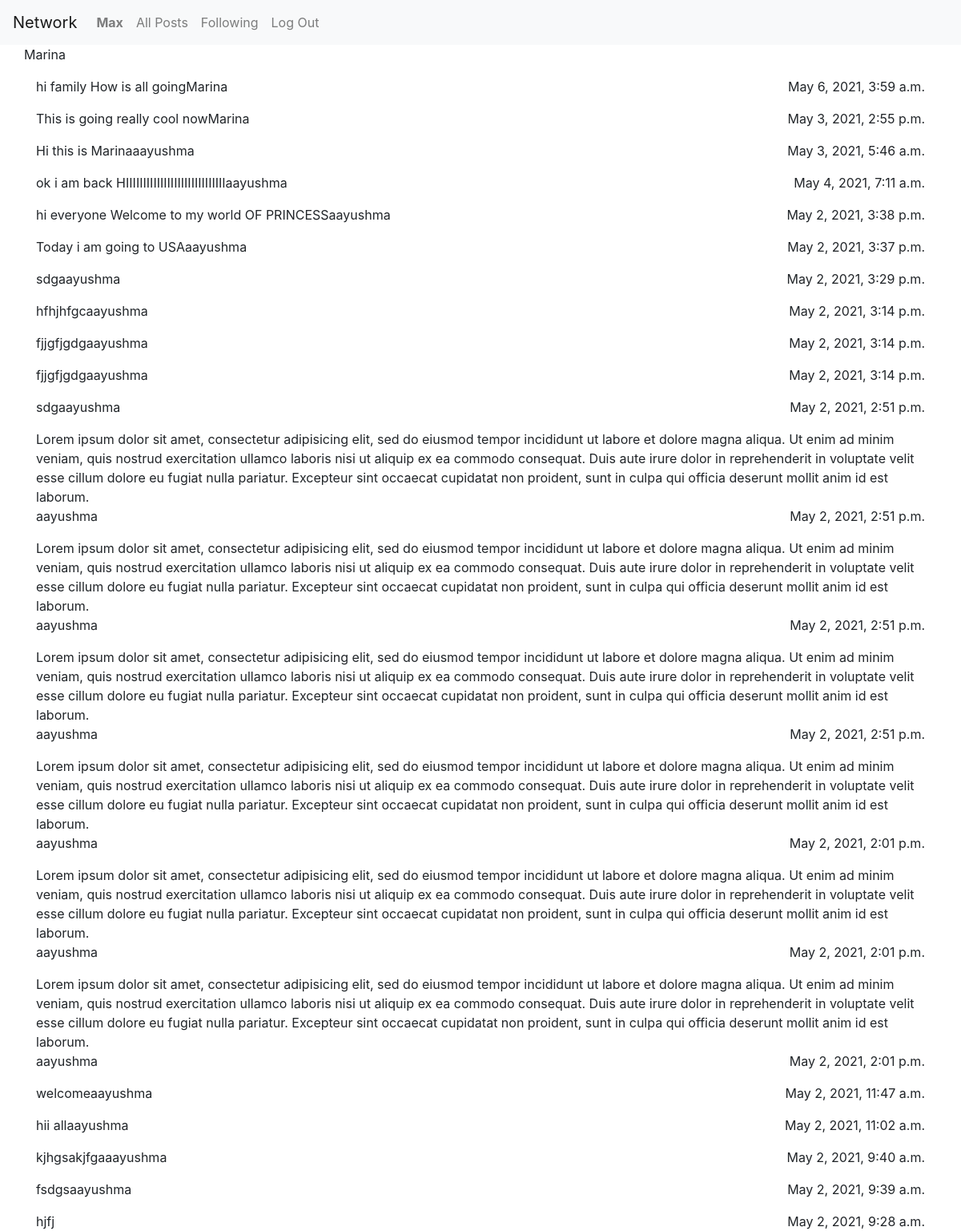
The page /following (signed in) on the database its author committed.
### network/models.py (models this page shows, shortened)
class User(AbstractUser):
    pass

class Tweet(models.Model):
    user = models.ForeignKey("User", on_delete=models.CASCADE, related_name="tweets")
    body = models.TextField(blank=True)
    timestamp = models.DateTimeField(auto_now_add=True)
    love = models.ManyToManyField(User,related_name="love")

### network/views.py (the view)
# urls.py: path("following", views.following, name="following"),
@login_required
def following(request):
    if not request.user.is_authenticated:
        return HttpResponseRedirect(reverse("login"))
    user = User.objects.get(id=request.user.id)
    followed_users = [followRelation.user for followRelation in user.following.all()]
    tweets=[]
    for user_f in followed_users:
        User_f=User.objects.get(username=user_f)
        tweets.append(User_f.tweets.order_by("-timestamp").all())
    return render(request, "network/following.html", {
        "tweets":tweets,
        "followed_users": followed_users
    })

### network/templates/network/following.html (shortened to what this page needs)
{% extends "network/layout.html" %}
{% load static %}
{% block body %}
{% for tweet in tweets %}
<div class="container">
  {% for i in tweet %}
  <div class="row">
  <p><span >{{i.user}}</span></p>
  </div>
  <div class="">
    <span class="float-left">{{i.body}}</span>
    <span class="float-right">{{i.timestamp}}</span>
  </div>
  {%endfor%}
</div>
{%endfor%}
{% endblock %}

### network/templates/network/layout.html (shortened to what this page needs)
{% load static %}
<!DOCTYPE html>
<html lang="en">
    <head>
        <link rel="stylesheet" href="https://stackpath.bootstrapcdn.com/bootstrap/4.4.1/css/bootstrap.min.css">
        <link href="{% static 'network/styles.css' %}" rel="stylesheet">
    </head>
    <body>
        <nav class="navbar navbar-expand-lg navbar-light bg-light">
            <a class="navbar-brand" href="#">Network</a>
            <div>
              <ul class="navbar-nav mr-auto">
                {% if user.is_authenticated %}
                    <li class="nav-item">
                        <a class="nav-link" href="{%url 'profile' user.username%}"><strong>{{ user.username }}</strong></a>
                    </li>
                {% endif %}
                <li class="nav-item">
                  <a class="nav-link" href="{% url 'index' %}">All Posts</a>
                </li>
                {% if user.is_authenticated %}
                    <li class="nav-item">
                        <a class="nav-link" href="{%url 'following' %}">Following</a>
                    </li>
                    <li class="nav-item">
                        <a class="nav-link" href="{% url 'logout' %}">Log Out</a>
                    </li>
                {% endif %}
              </ul>
            </div>
          </nav>
        <div class="body">
            {% block body %}
            {% endblock %}
        </div>
    </body>
</html>

### rows shown on the page
User: username "Max"
Tweet: user "Marina", body "hi family How is all going", timestamp "May 6, 2021, 3:59 a.m."
Tweet: user "Marina", body "This is going really cool now", timestamp "May 3, 2021, 2:55 p.m."
Tweet: user "Marina", body "Hi this is Marina", timestamp "May 3, 2021, 5:46 a.m."
Tweet: user "aayushma", body "ok i am back HIIIIIIIIIIIIIIIIIIIIIIIIIIIII", timestamp "May 4, 2021, 7:11 a.m."
Tweet: user "aayushma", body "hi everyone Welcome to my world OF PRINCESS", timestamp "May 2, 2021, 3:38 p.m."
Tweet: user "aayushma", body "Today i am going to USA", timestamp "May 2, 2021, 3:37 p.m."
Tweet: user "aayushma", body "sdg", timestamp "May 2, 2021, 3:29 p.m."
Tweet: user "aayushma", body "hfhjhfgc", timestamp "May 2, 2021, 3:14 p.m."
Tweet: user "aayushma", body "fjjgfjgdg", timestamp "May 2, 2021, 3:14 p.m."
Tweet: user "aayushma", body "fjjgfjgdg", timestamp "May 2, 2021, 3:14 p.m."
Tweet: user "aayushma", body "sdg", timestamp "May 2, 2021, 2:51 p.m."
Tweet: user "aayushma", body "Lorem ipsum dolor sit amet, consectetur adipisicing elit, sed do eiusmod tempor incididunt ut labore et dolore magna aliqua. Ut enim ad minim veniam, quis nostrud exercitation ullamco laboris nisi ut aliquip ex ea commodo consequat. Duis aute irure dolor in reprehenderit in voluptate velit esse cillum dolore eu fugiat nulla pariatur. Excepteur sint occaecat cupidatat non proident, sunt in culpa qui officia deserunt mollit anim id est laborum.", timestamp "May 2, 2021, 2:51 p.m."
Tweet: user "aayushma", body "Lorem ipsum dolor sit amet, consectetur adipisicing elit, sed do eiusmod tempor incididunt ut labore et dolore magna aliqua. Ut enim ad minim veniam, quis nostrud exercitation ullamco laboris nisi ut aliquip ex ea commodo consequat. Duis aute irure dolor in reprehenderit in voluptate velit esse cillum dolore eu fugiat nulla pariatur. Excepteur sint occaecat cupidatat non proident, sunt in culpa qui officia deserunt mollit anim id est laborum.", timestamp "May 2, 2021, 2:51 p.m."
Tweet: user "aayushma", body "Lorem ipsum dolor sit amet, consectetur adipisicing elit, sed do eiusmod tempor incididunt ut labore et dolore magna aliqua. Ut enim ad minim veniam, quis nostrud exercitation ullamco laboris nisi ut aliquip ex ea commodo consequat. Duis aute irure dolor in reprehenderit in voluptate velit esse cillum dolore eu fugiat nulla pariatur. Excepteur sint occaecat cupidatat non proident, sunt in culpa qui officia deserunt mollit anim id est laborum.", timestamp "May 2, 2021, 2:51 p.m."
Tweet: user "aayushma", body "Lorem ipsum dolor sit amet, consectetur adipisicing elit, sed do eiusmod tempor incididunt ut labore et dolore magna aliqua. Ut enim ad minim veniam, quis nostrud exercitation ullamco laboris nisi ut aliquip ex ea commodo consequat. Duis aute irure dolor in reprehenderit in voluptate velit esse cillum dolore eu fugiat nulla pariatur. Excepteur sint occaecat cupidatat non proident, sunt in culpa qui officia deserunt mollit anim id est laborum.", timestamp "May 2, 2021, 2:01 p.m."
Tweet: user "aayushma", body "Lorem ipsum dolor sit amet, consectetur adipisicing elit, sed do eiusmod tempor incididunt ut labore et dolore magna aliqua. Ut enim ad minim veniam, quis nostrud exercitation ullamco laboris nisi ut aliquip ex ea commodo consequat. Duis aute irure dolor in reprehenderit in voluptate velit esse cillum dolore eu fugiat nulla pariatur. Excepteur sint occaecat cupidatat non proident, sunt in culpa qui officia deserunt mollit anim id est laborum.", timestamp "May 2, 2021, 2:01 p.m."
Tweet: user "aayushma", body "Lorem ipsum dolor sit amet, consectetur adipisicing elit, sed do eiusmod tempor incididunt ut labore et dolore magna aliqua. Ut enim ad minim veniam, quis nostrud exercitation ullamco laboris nisi ut aliquip ex ea commodo consequat. Duis aute irure dolor in reprehenderit in voluptate velit esse cillum dolore eu fugiat nulla pariatur. Excepteur sint occaecat cupidatat non proident, sunt in culpa qui officia deserunt mollit anim id est laborum.", timestamp "May 2, 2021, 2:01 p.m."
Tweet: user "aayushma", body "welcome", timestamp "May 2, 2021, 11:47 a.m."
Tweet: user "aayushma", body "hii all", timestamp "May 2, 2021, 11:02 a.m."
Tweet: user "aayushma", body "kjhgsakjfga", timestamp "May 2, 2021, 9:40 a.m."
Tweet: user "aayushma", body "fsdgs", timestamp "May 2, 2021, 9:39 a.m."
Tweet: user "aayushma", body "hjfj", timestamp "May 2, 2021, 9:28 a.m."
